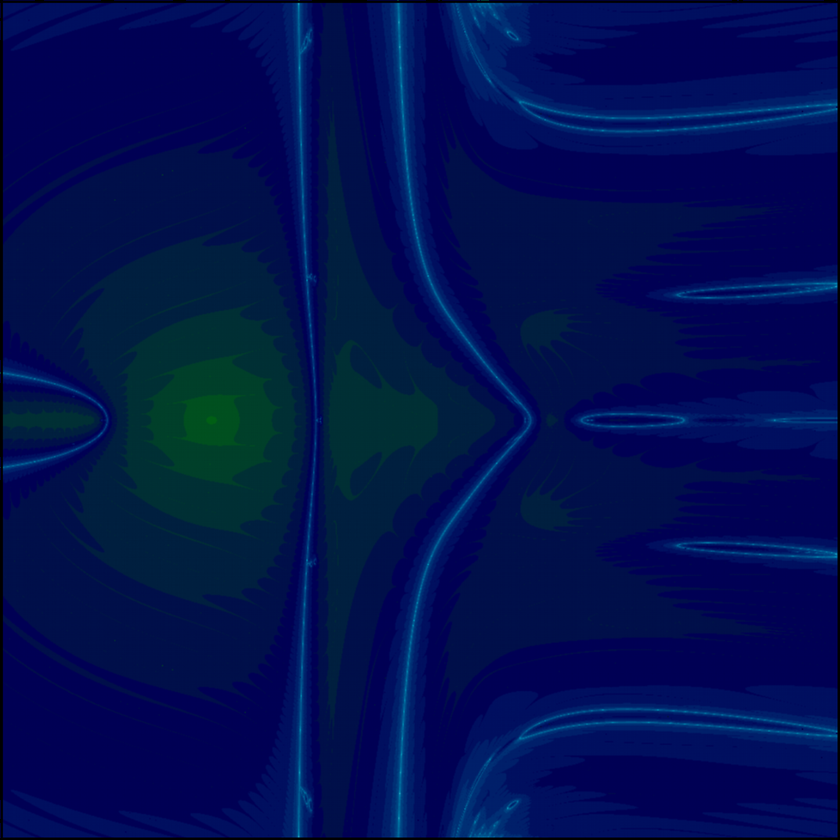
%> input picture photos/MultiVarNewtonFractal/square/xi-plane.png, 840 x 840 px, shrunk from 1707 x 1706 before the run
$ octave 3DFractal.m   (GNU Octave 9; MATLAB toolbox functions it lacks are replaced by stand-ins)
%> lines starting %> are read from the running program, lines starting %| are printed output that depends on the picture
%%%%%%%%%%%%%%%%%%%%%%%%%%%%%%%%%
% GNU Octave that combines slices
% into a 3D plot. Press any button
% to start the animation.
% youtube.com/OscarVeliz
% @author Oscar Veliz
%%%%%%%%%%%%%%%%%%%%%%%%%%%%%%%%%
fractal = figure('Name','3D Newton Fractal');
scatter3([],[],[]);
axis equal;
hold on;
xlabel('x');
ylabel('y');
zlabel('i');
domain = [-2 2; -2 2];
range = [2 2; -2 -2];
zero = [0 0; 0 0];
xi = imread('xi-plane.png');
%> xi is the input picture: size 840x840x3 uint8; mean R, G, B 0, 16, 80.8
surf(domain,zero,range,'CData',xi,'FaceColor','texturemap');
iy = imread('iy-plane.png');
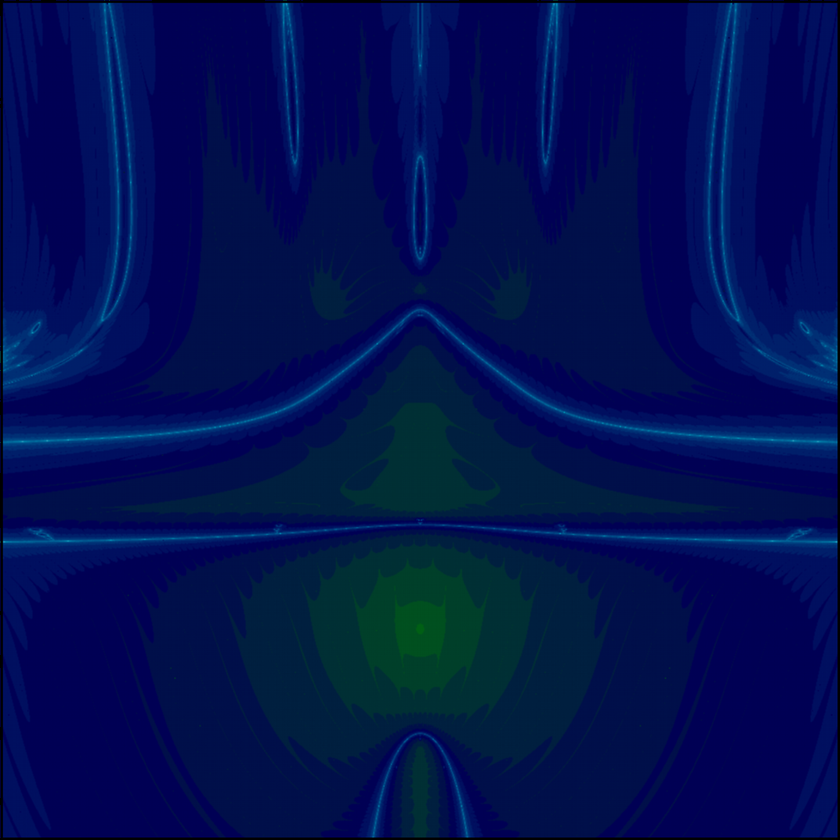
%> input picture photos/MultiVarNewtonFractal/square/iy-plane.png, 840 x 840 px, shrunk from 1707 x 1706 before the run
%> iy is the input picture: size 840x840x3 uint8; mean R, G, B 0, 16, 80.8
surf(zero,domain,range,'CData',iy,'FaceColor','texturemap');
xy = imread('xy-plane.png');
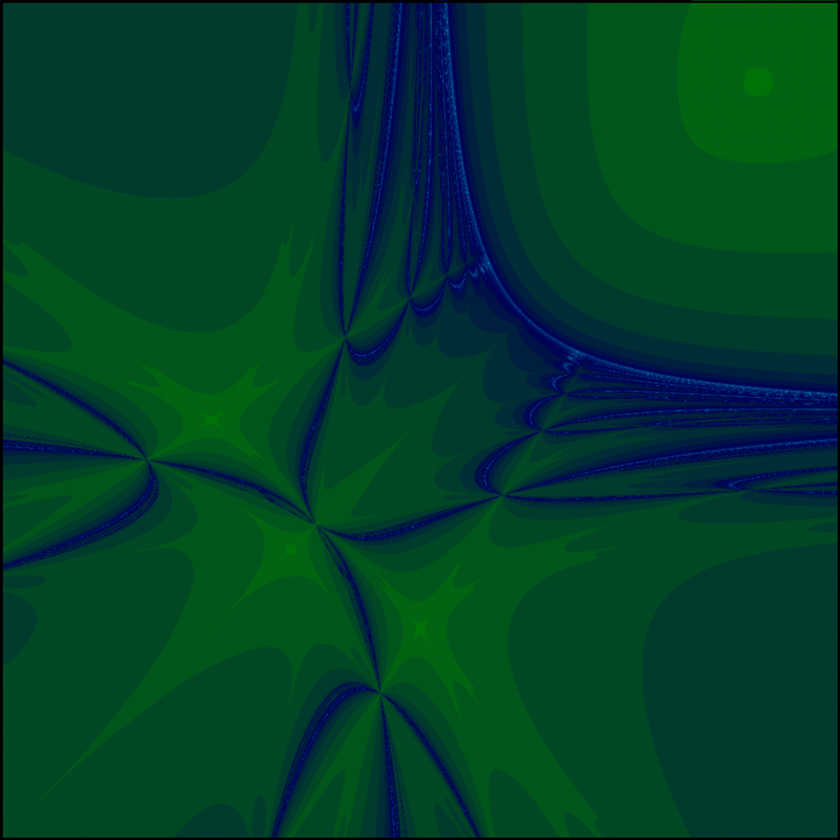
%> input picture photos/MultiVarNewtonFractal/square/xy-plane.png, 840 x 840 px, shrunk from 1707 x 1706 before the run
%> xy is the input picture: size 840x840x3 uint8; mean R, G, B 0, 63.9, 40.7
surf(domain,range,zero,'CData',xy,'FaceColor','texturemap');
waitforbuttonpress;
for i=1:360
    camorbit(1,0,'camera')
    drawnow
end
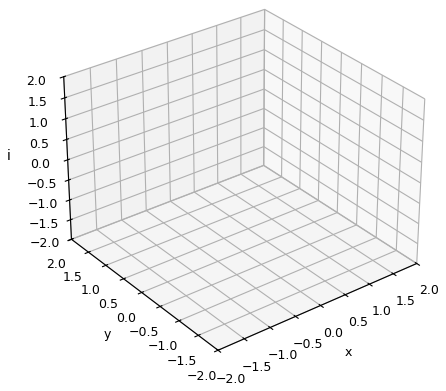
%> figure redrawn from the program's plot data
